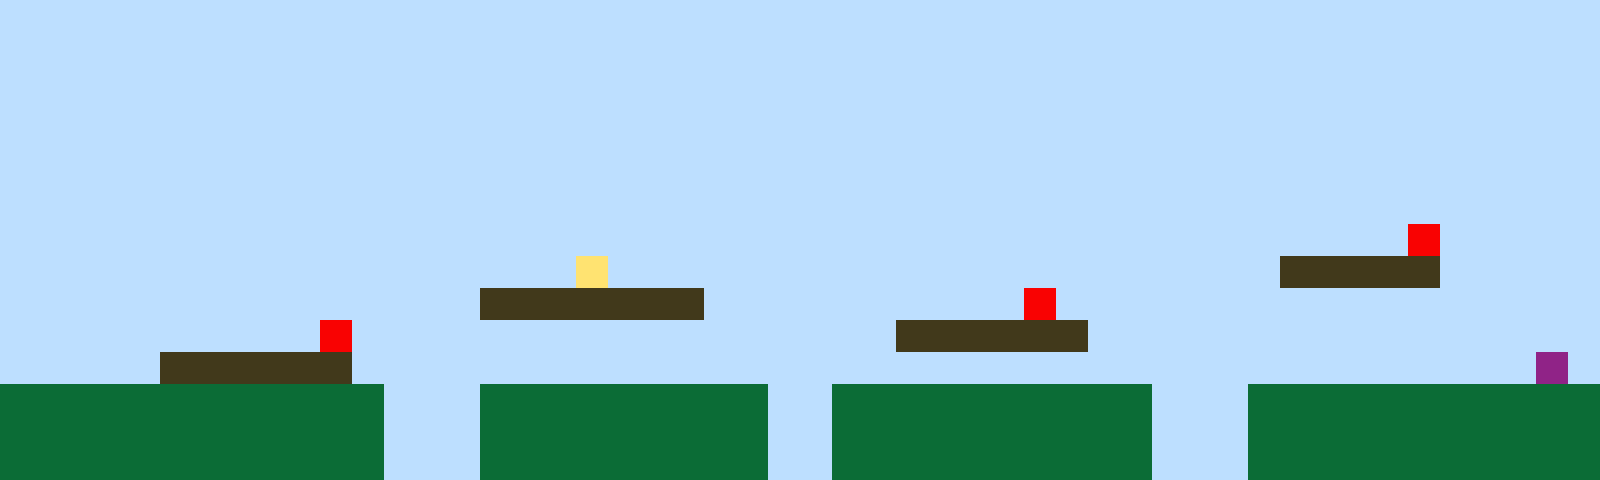

Below is a game level as drawn by its tile map, then a one-line description and the .tmx file that defines it, in full:
An orthogonal 50x15 tile map with 32x32 px tiles, 1 tile layer (Tile Layer 1).

<map version="1.10" tiledversion="1.11.2" orientation="orthogonal" renderorder="right-up" width="50" height="15" tilewidth="32" tileheight="32" infinite="0" nextlayerid="2" nextobjectid="1"><editorsettings><export target="map1.csv" format="csv" /></editorsettings><tileset firstgid="1" name="sprites" tilewidth="32" tileheight="32" tilecount="6" columns="3"><image source="sprites.png" width="96" height="64" /></tileset><layer id="1" name="Tile Layer 1" width="50" height="15"><data encoding="csv">1,1,1,1,1,1,1,1,1,1,1,1,1,1,1,1,1,1,1,1,1,1,1,1,1,1,1,1,1,1,1,1,1,1,1,1,1,1,1,1,1,1,1,1,1,1,1,1,1,1,1,1,1,1,1,1,1,1,1,1,1,1,1,1,1,1,1,1,1,1,1,1,1,1,1,1,1,1,1,1,1,1,1,1,1,1,1,1,1,1,1,1,1,1,1,1,1,1,1,1,1,1,1,1,1,1,1,1,1,1,1,1,1,1,1,1,1,1,1,1,1,1,1,1,1,1,1,1,1,1,1,1,1,1,1,1,1,1,1,1,1,1,1,1,1,1,1,1,1,1,1,1,1,1,1,1,1,1,1,1,1,1,1,1,1,1,1,1,1,1,1,1,1,1,1,1,1,1,1,1,1,1,1,1,1,1,1,1,1,1,1,1,1,1,1,1,1,1,1,1,1,1,1,1,1,1,1,1,1,1,1,1,1,1,1,1,1,1,1,1,1,1,1,1,1,1,1,1,1,1,1,1,1,1,1,1,1,1,1,1,1,1,1,1,1,1,1,1,1,1,1,1,1,1,1,1,1,1,1,1,1,1,1,1,1,1,1,1,1,1,1,1,1,1,1,1,1,1,1,1,1,1,1,1,1,1,1,1,1,1,1,1,1,1,1,1,1,1,1,1,1,1,1,1,1,1,1,1,1,1,1,1,1,1,1,1,1,1,1,1,1,1,1,1,1,1,1,1,1,1,1,1,1,1,1,1,1,1,1,1,1,1,1,1,1,1,1,1,1,1,1,1,1,1,1,1,1,1,1,1,1,1,1,1,1,1,1,1,1,1,1,1,1,1,1,1,1,1,1,1,1,1,1,1,1,1,1,1,1,1,1,1,1,1,5,1,1,1,1,1,1,1,1,1,1,1,1,1,1,1,1,1,1,1,1,1,1,1,4,1,1,1,1,1,1,1,1,1,1,1,1,1,1,1,1,1,1,1,1,1,3,3,3,3,3,1,1,1,1,1,1,1,1,1,1,1,1,1,1,1,1,1,1,1,1,3,3,3,3,3,3,3,1,1,1,1,1,1,1,1,1,1,5,1,1,1,1,1,1,1,1,1,1,1,1,1,1,1,1,1,1,1,1,1,1,1,1,1,1,1,5,1,1,1,1,1,1,1,1,1,1,1,1,1,1,1,1,1,3,3,3,3,3,3,1,1,1,1,1,1,1,1,1,1,1,1,1,1,1,1,1,1,1,1,1,3,3,3,3,3,3,1,1,1,1,1,1,1,1,1,1,1,1,1,1,1,1,1,1,1,1,1,1,1,1,1,1,1,1,1,1,1,1,1,1,1,1,1,6,1,2,2,2,2,2,2,2,2,2,2,2,2,1,1,1,2,2,2,2,2,2,2,2,2,1,1,2,2,2,2,2,2,2,2,2,2,1,1,1,2,2,2,2,2,2,2,2,2,2,2,2,2,2,2,2,2,2,2,2,2,2,2,1,1,1,2,2,2,2,2,2,2,2,2,1,1,2,2,2,2,2,2,2,2,2,2,1,1,1,2,2,2,2,2,2,2,2,2,2,2,2,2,2,2,2,2,2,2,2,2,2,2,1,1,1,2,2,2,2,2,2,2,2,2,1,1,2,2,2,2,2,2,2,2,2,2,1,1,1,2,2,2,2,2,2,2,2,2,2,2</data></layer></map>
